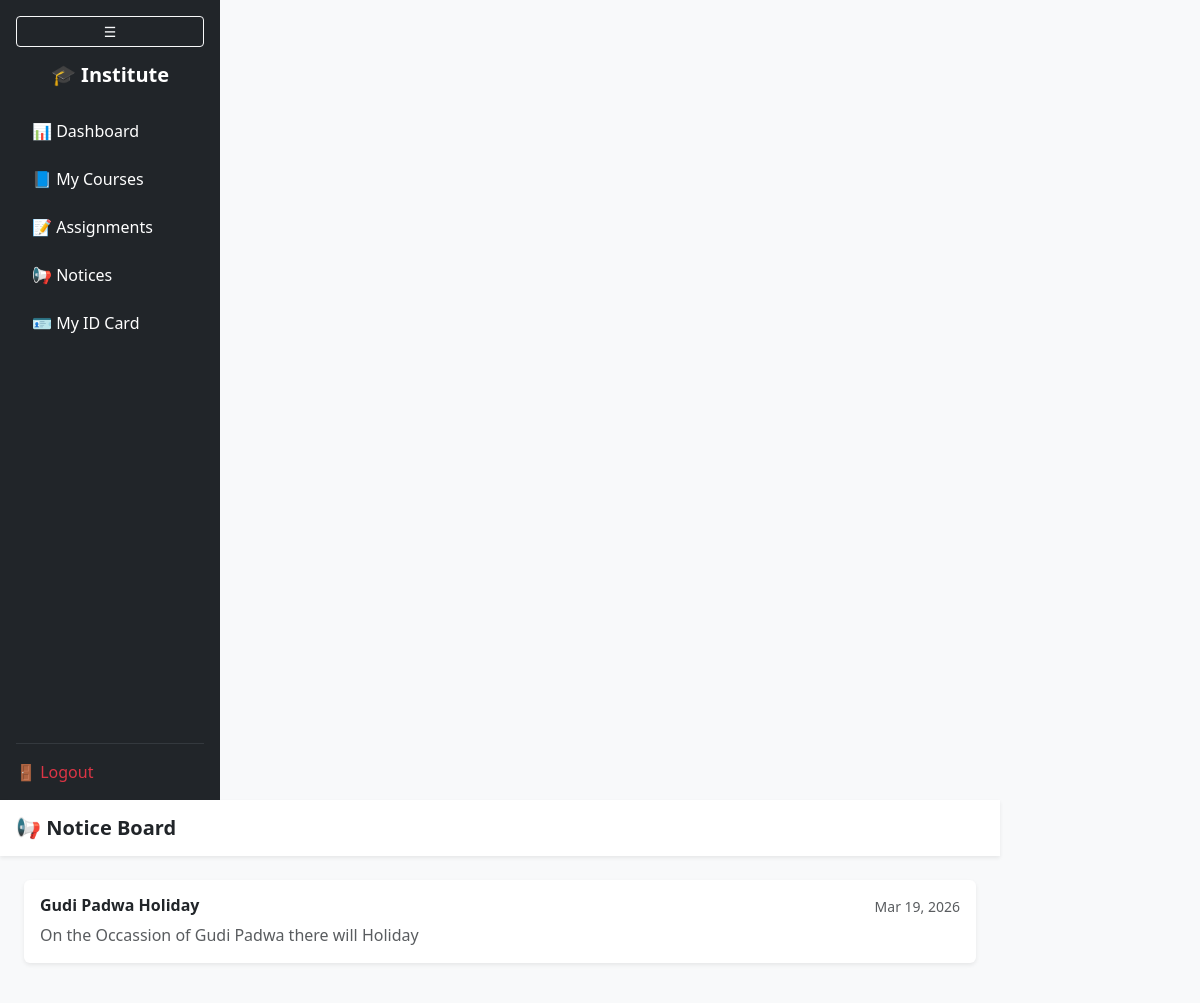
Screenshot of /student/notices/ (signed in) with the database file from the repository.
### myapp/models.py (models this page shows, shortened)
class Notice(models.Model):
    title = models.CharField(max_length=200)
    content = models.TextField()
    created_at = models.DateTimeField(auto_now_add=True)
    is_active = models.BooleanField(default=True)
    is_pinned = models.BooleanField(default=False)
    expiry_date = models.DateField(null=True, blank=True)

### student/views.py (the view)
# urls.py: path('notices/', views.notice_board, name='notice_board'),
@student_login_required
def notice_board(request):
    notices = Notice.objects.filter(is_active=True).order_by('-is_pinned', '-created_at')
    return render(request, "student/notice_board.html", {"notices": notices})

### student/templates/student/notice_board.html (shortened to what this page needs)
{% extends "student/base.html" %}
{% block content %}
<div class="row g-0">
  {% include "student/sidebar.html" %}
  <div class="col-md-10 bg-light">
    <div class="bg-white shadow-sm p-3">
      <h5 class="mb-0 fw-bold">📢 Notice Board</h5>
    </div>
    <div class="p-4">
      {% for notice in notices %}
        <div class="card shadow-sm border-0 mb-3">
          <div class="card-body">
            <div class="d-flex justify-content-between">
              <h6 class="fw-bold">
                {{ notice.title }}
              </h6>
              <small class="text-muted">
                {{ notice.created_at|date:"M d, Y" }}
              </small>
            </div>
            <p class="text-muted mb-0">
              {{ notice.content }}
            </p>
          </div>
        </div>
      {% empty %}
        <div class="alert alert-info">
          No notices available
        </div>
      {% endfor %}
    </div>
  </div>
</div>
{% endblock %}

### rows the page displays
Notice: title "Gudi Padwa Holiday", created_at "Mar 19, 2026", content "On the Occassion of Gudi Padwa there will Holiday"
